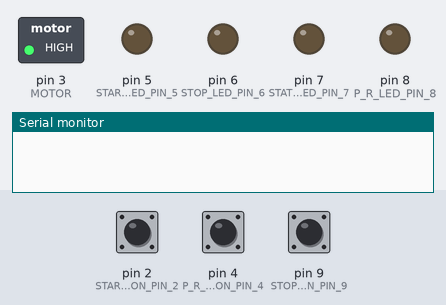
This sketch was run on a simulated Arduino Uno, built with avr-gcc and run on an emulated ATmega328P. Shown: switched loads named in the sketch (green lamp = pin HIGH), output pins drawn as LEDs (lit = HIGH), the last lines printed to the serial monitor. Dashed ring = blinking. Inputs (shaded band) come from the test bench; at power-on: pin 2 (START_BUTTON_PIN_2) HIGH, pin 4 (P_R_BUTTON_PIN_4) HIGH, pin 9 (STOP_BUTTON_PIN_9) HIGH.

Above: at 1.2 s.
1.3 s: pin 2 (START_BUTTON_PIN_2) pulled LOW for 0.15 s
At 3.7 s:
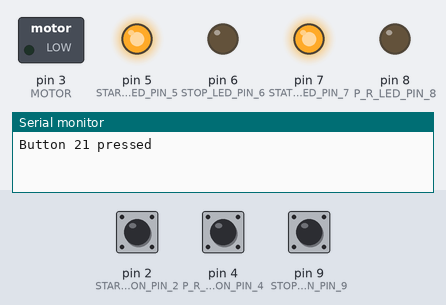
4.4 s: pin 4 (P_R_BUTTON_PIN_4) pulled LOW for 3.2 s
At 6.1 s:
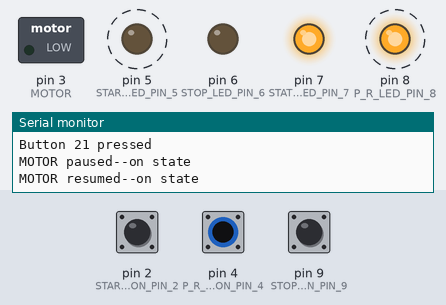
9.9 s: pin 9 (STOP_BUTTON_PIN_9) pulled LOW for 0.15 s
At 11.4 s:
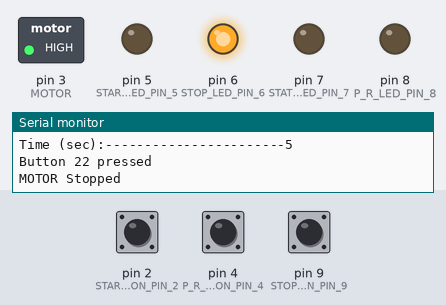
12.4 s: pin 2 (START_BUTTON_PIN_2) pulled LOW for 1 s
At 13.2 s:
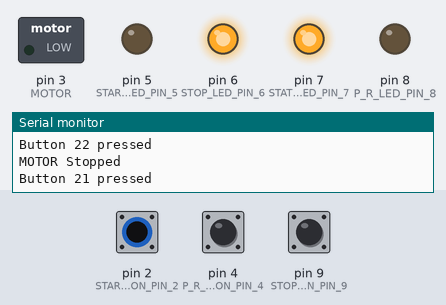
14.9 s: pin 4 (P_R_BUTTON_PIN_4) pulled LOW for 0.15 s
At 16.4 s:
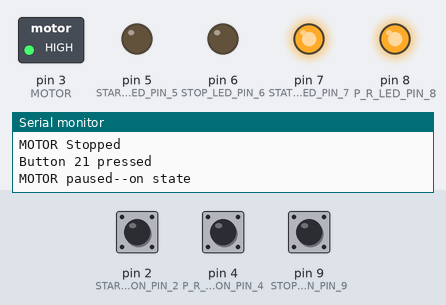
17.4 s: pin 9 (STOP_BUTTON_PIN_9) pulled LOW for 1 s
At 18.2 s:
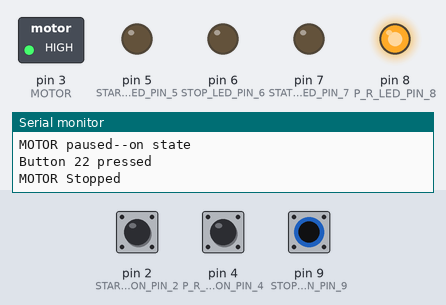
Timing chart, 0 to 20.4 s (numbered marks = the images above; inputs shaded):
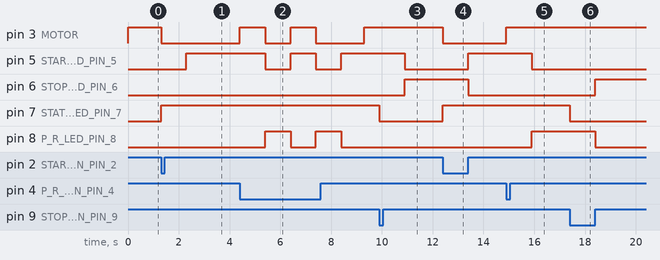

The sketch:

sketch_jun6bimcpakkafinal.ino
```cpp
#include "SequenceTimes.h"

//  unsigned long sequenceTimes[5] = {
//    120,   // On Sequence 1 (in minutes)
//    1,    // Off Sequence 2 (in minutes)

//    2,  // On Sequence 3 (in minutes)
//    8    // Off Sequence 4 (in minutes)
//  };


const int MOTOR = 3;  //connect motor to pin 3
const int START_BUTTON_PIN_2 = 2;  //connect start push button to pin 2.
const int STOP_BUTTON_PIN_9 = 9;  //connect stop push button to pin 9.
const int P_R_BUTTON_PIN_4 = 4;  //connect pause push button to pin 4.

const int START_LED_PIN_5 = 5;  //connect start led button to pin 5.
const int STOP_LED_PIN_6 = 6;  //connect stop led button to pin 6.
const int P_R_LED_PIN_8 = 8;   //connect pause/resume led button to pin 8.
const int STATUS_LED_PIN_7 = 7;  //connect status led button to pin 7


// define variables for MOTOR state and sequence interval
bool motorOn = false;
bool paused = false;
int lastButton = 0;
bool shouldRunLoop = false;
bool motorstatus1 = false;
bool motorstatus2 = false;
bool start = false;

unsigned long lastSequenceTime = 0;
int sequenceIndex = 0; // index to keep track of which blink time to use
// unsigned long elapsedTime = 0;
    unsigned long int elapsedTimeOn = 0;
    unsigned long int elapsedTimeOff = 0;
    unsigned long int Time;


void setup() {

  pinMode(MOTOR, OUTPUT);
  digitalWrite(MOTOR, HIGH);
  // initialize button pins as inputs with pull-up resistors
  pinMode(START_BUTTON_PIN_2, INPUT_PULLUP);
  pinMode(STOP_BUTTON_PIN_9, INPUT_PULLUP);
  pinMode(P_R_BUTTON_PIN_4, INPUT_PULLUP);

  pinMode(START_LED_PIN_5, OUTPUT);
  pinMode(STOP_LED_PIN_6, OUTPUT);
  pinMode(P_R_LED_PIN_8, OUTPUT);
  pinMode(STATUS_LED_PIN_7, OUTPUT);

  Serial.begin(9600);
}

void loop() {

    // check if button 21 is pressed
    if (digitalRead(START_BUTTON_PIN_2) == LOW && !shouldRunLoop){
        shouldRunLoop = true;
        lastButton = 21;
        motorOn = true;
        paused = false; // resume blinking if previously paused
        sequenceIndex = 0; // reset blink index to start from beginning of array
        digitalWrite(MOTOR, LOW); // turn on LED
        digitalWrite(STATUS_LED_PIN_7, HIGH); // turn on LED19
        Serial.println("Button 21 pressed"); // output message to serial monitor
        delay(1000); // debounce delay
        lastSequenceTime = millis(); // initialize last blink time to current time
        start = true;

    }

  while (start) {

    Time = millis(); // initialize last sequence time to current time
    shouldRunLoop = false;


    // check if button 22 is pressed
    if (digitalRead(STOP_BUTTON_PIN_9) == LOW) {
        lastButton = 22;
        motorOn = false; // turn off LED
        paused = true; // pause blinking
        digitalWrite(MOTOR, HIGH); // turn off LED
        digitalWrite(STATUS_LED_PIN_7, LOW); // turn off status led
        Serial.println("Button 22 pressed"); // output message to serial monitor
        Serial.println("MOTOR Stopped"); // output message to serial monitor
        delay(1000); // debounce delay
        start= false;
    }

// check if pause resume button is pressed
if (digitalRead(P_R_BUTTON_PIN_4) == LOW) {


      if (digitalRead(MOTOR)==LOW){
      motorstatus1 = true;
      }
      else if (digitalRead(MOTOR)==HIGH){
      motorstatus2 = true;
      }


  lastButton = 23;
  digitalWrite(STATUS_LED_PIN_7, HIGH); // turn on LED19
  paused = !paused; // toggle pause state

  if (paused) {

    if(motorstatus1) {
      digitalWrite(MOTOR, HIGH); // turn off the motor if it was previously on
      Serial.println("MOTOR paused--on state"); // output message to serial monitor
      elapsedTimeOn += millis() - lastSequenceTime;
        }
    else if(motorstatus2){
      elapsedTimeOff += millis() - lastSequenceTime;
      Serial.println("MOTOR paused--off state"); // output message to serial monitor
      }
  }
  else {
    lastButton = 21;
                if (motorstatus1==true){
                  digitalWrite(MOTOR, LOW);
                  Serial.println("MOTOR resumed--on state"); // output message to serial monitor
                  lastSequenceTime = Time - elapsedTimeOn;
                  elapsedTimeOn = 0; // Reset elapsed time for the on state
                  motorstatus1 = false;

                  }
                else if (motorstatus2==true && motorstatus1==false){
                  Serial.println("MOTOR resumed--off state"); // output message to serial monitor
                  lastSequenceTime  = Time - elapsedTimeOff;
                  elapsedTimeOff = 0; // Reset elapsed time for the off state
                  motorstatus2 = false;
                  }
  }

  delay(1000); // debounce delay
}


    switch (lastButton) {
  case 21:
    digitalWrite(START_LED_PIN_5, HIGH);
    digitalWrite(STOP_LED_PIN_6, LOW);
    digitalWrite(P_R_LED_PIN_8, LOW);
    break;
  case 22:
    digitalWrite(START_LED_PIN_5, LOW);
    digitalWrite(STOP_LED_PIN_6, HIGH); // turn on STOP_LED_PIN_6
    digitalWrite(P_R_LED_PIN_8, LOW);
    break;
  case 23:
    digitalWrite(START_LED_PIN_5, LOW);
    digitalWrite(STOP_LED_PIN_6, LOW);
    digitalWrite(P_R_LED_PIN_8, HIGH);

    break;
  case 233:
    digitalWrite(START_LED_PIN_5, LOW);
    digitalWrite(STOP_LED_PIN_6, LOW); // turn on STOP_LED_PIN_6
    digitalWrite(P_R_LED_PIN_8, LOW);
      digitalWrite(STATUS_LED_PIN_7, LOW); // turn off status led

    break;

  default:
    digitalWrite(START_LED_PIN_5, LOW);
    digitalWrite(STOP_LED_PIN_6, LOW);
    digitalWrite(P_R_LED_PIN_8, LOW);
    break;
}

    // switch motor state according to on/off times if not paused
    if (!paused && (Time - lastSequenceTime) >= (sequenceTimes[sequenceIndex] * 1000)) {
      lastSequenceTime = Time;
      if (motorOn) {
        digitalWrite(MOTOR, !digitalRead(MOTOR)); // toggle MOTOR
        Serial.println(digitalRead(MOTOR) ? "MOTOR off" : "MOTOR on"); // output MOTOR state to serial monitor
      }
      Serial.print("Time (sec):-----------------------"); // output sequence time to serial monitor
      Serial.println(sequenceTimes[sequenceIndex]);
      sequenceIndex++; // increment sequence index to move to next sequence time

      if (sequenceIndex >= 30) {
        sequenceIndex = 0; // reset sequence index to start from beginning of array

      }

    }
    // Turn off status and start led once loop completed
    if (sequenceIndex >= 24 ) {
        lastButton = 233;
    }
  }
}  
```

SequenceTimes.h
```cpp
#ifndef SEQUENCE_TIMES_H
#define SEQUENCE_TIMES_H

const unsigned long int SECONDS = 1;
const unsigned long int times = SECONDS * 1 ;

//################################################### All values are stored in Seconds ##############################################################

extern unsigned long sequenceTimes[25] = {
  // 0.08335 * times,   // On Sequence 1 (in minutes)
  // 15 * times,   // Off Sequence 2 (in minutes)

  // 0.08335 * times,   // On Sequence 3 (in minutes)
  // 15 * times,   // Off Sequence 4 (in minutes)

  // 0.08335 * times,   // On Sequence 5 (in minutes)
  // 150 * times,   // Off Sequence 6 (in minutes)

  // 0.08335 * times,   // On Sequence 7 (in minutes)
  // 120 * times,   // Off Sequence 8 (in minutes)

  // 0.08335 * times,   // On Sequence 9 (in minutes)
  // 120 * times,   // Off Sequence 10 (in minutes)

  // 0.08335 * times,   // On Sequence 11 (in minutes)
  // 60 * times,   // Off Sequence 12 (in minutes)

  // 0.08335 * times,   // On Sequence 13 (in minutes)
  // 60 * times,   // Off Sequence 14 (in minutes)

  // 0.08335 * times,   // On Sequence 15 (in minutes)
  // 60 * times,   // Off Sequence 16 (in minutes)

  // 0.08335 * times,   // On Sequence 17 (in minutes)
  // 60 * times,   // Off Sequence 18 (in minutes)

  // 0.08335 * times,   // On Sequence 19 (in minutes)
  // 60 * times,   // Off Sequence 20 (in minutes)

  // 0.08335 * times,   // On Sequence 21 (in minutes)
  // 90 * times,   // Off Sequence 22 (in minutes)

  // 0.08335 * times,   // On Sequence 23 (in minutes)
  // 90 * times   // Off Sequence 24 (in minutes)
  // // // 2 * times


 5 * times,   // On Sequence 1 (in minutes)
  7200 * times,   // Off Sequence 2 (in minutes)

  5 * times,   // On Sequence 3 (in minutes)
  7200 * times,   // Off Sequence 4 (in minutes)

   4 * times,   // On Sequence 5 (in minutes)
   7200 * times,   // Off Sequence 6 (in minutes)

  3 * times,   // On Sequence 7 (in minutes)
  7200 * times,   // Off Sequence 8 (in minutes)

  3 * times,   // On Sequence 9 (in minutes)
  3400 * times,   // Off Sequence 10 (in minutes)

  5 * times,   // On Sequence 11 (in minutes)
  3400 * times,   // Off Sequence 12 (in minutes)

  7 * times,   // On Sequence 13 (in minutes)
  7200 * times,   // Off Sequence 14 (in minutes)

  4 * times,   // On Sequence 15 (in minutes)
  7200 * times,   // Off Sequence 16 (in minutes)

  9 * times,   // On Sequence 17 (in minutes)
  7200 * times,   // Off Sequence 18 (in minutes)

  5 * times,   // On Sequence 19 (in minutes)
  7200 * times,   // Off Sequence 20 (in minutes)

  3 * times,   // On Sequence 21 (in minutes)
  7200 * times,   // Off Sequence 22 (in minutes)

  4 * times,   // On Sequence 23 (in minutes)
  7200 * times   // Off Sequence 24 (in minutes)


};

#endif
```

Measured:
- after the input at 1.3 s, pin 3 (MOTOR): HIGH → LOW at once; pin 5 (START_LED_PIN_5): LOW → HIGH after 1.0 s; pin 7 (STATUS_LED_PIN_7): LOW → HIGH at once
- after the input at 4.4 s, pin 5 (START_LED_PIN_5), pin 8 (P_R_LED_PIN_8): alternates HIGH for 1.0 s and LOW for 1.0 s, starting after 1.0 s
- after the input at 9.9 s, pin 5 (START_LED_PIN_5): HIGH → LOW after 1.0 s; pin 6 (STOP_LED_PIN_6): LOW → HIGH after 1.0 s; pin 7 (STATUS_LED_PIN_7): HIGH → LOW at once
- after the input at 12.4 s, pin 3 (MOTOR): HIGH → LOW at once; pin 5 (START_LED_PIN_5): LOW → HIGH after 1.0 s; pin 6 (STOP_LED_PIN_6): HIGH → LOW after 1.0 s; pin 7 (STATUS_LED_PIN_7): LOW → HIGH at once
- after the input at 14.9 s, pin 3 (MOTOR): LOW → HIGH at once; pin 5 (START_LED_PIN_5): HIGH → LOW after 1.0 s; pin 8 (P_R_LED_PIN_8): LOW → HIGH after 1.0 s
- after the input at 17.4 s, pin 6 (STOP_LED_PIN_6): LOW → HIGH after 1.0 s; pin 7 (STATUS_LED_PIN_7): HIGH → LOW at once; pin 8 (P_R_LED_PIN_8): HIGH → LOW after 1.0 s
